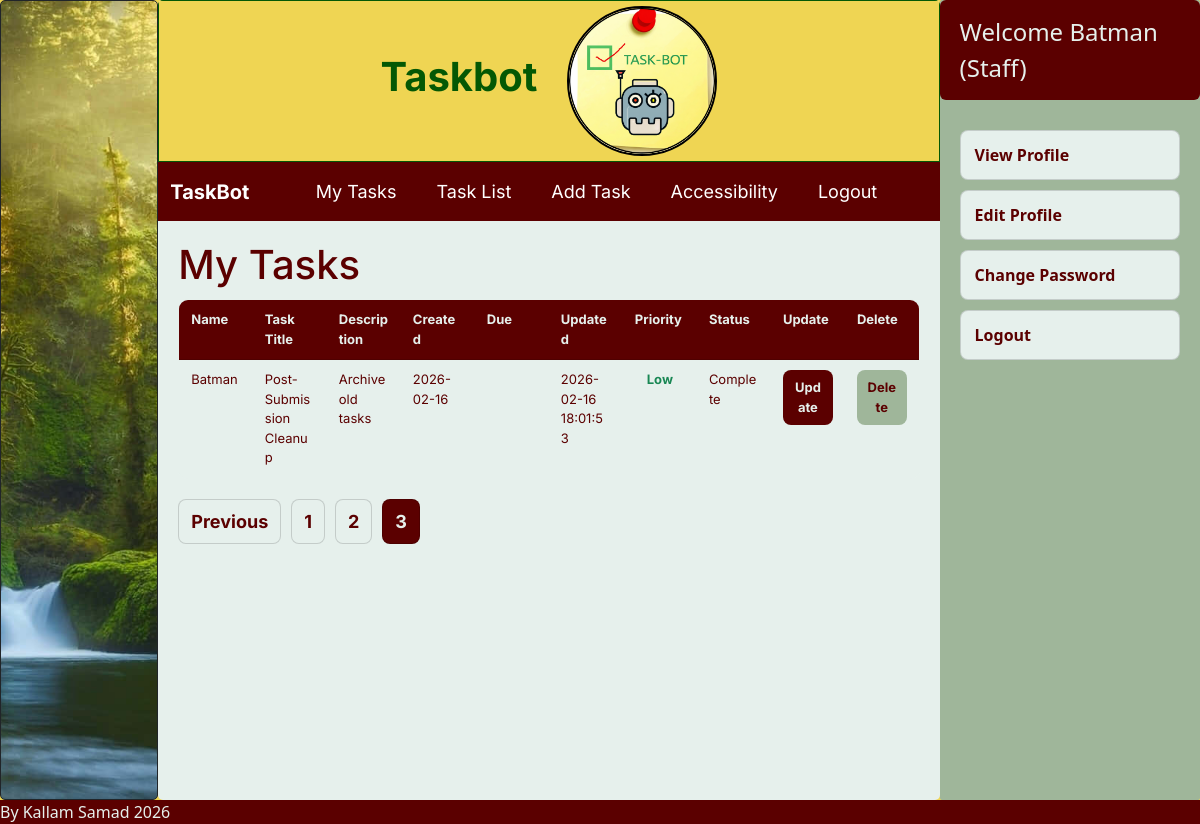
/index.php?page=tasks&p=3 (signed in), run on an earlier commit of the app's database.
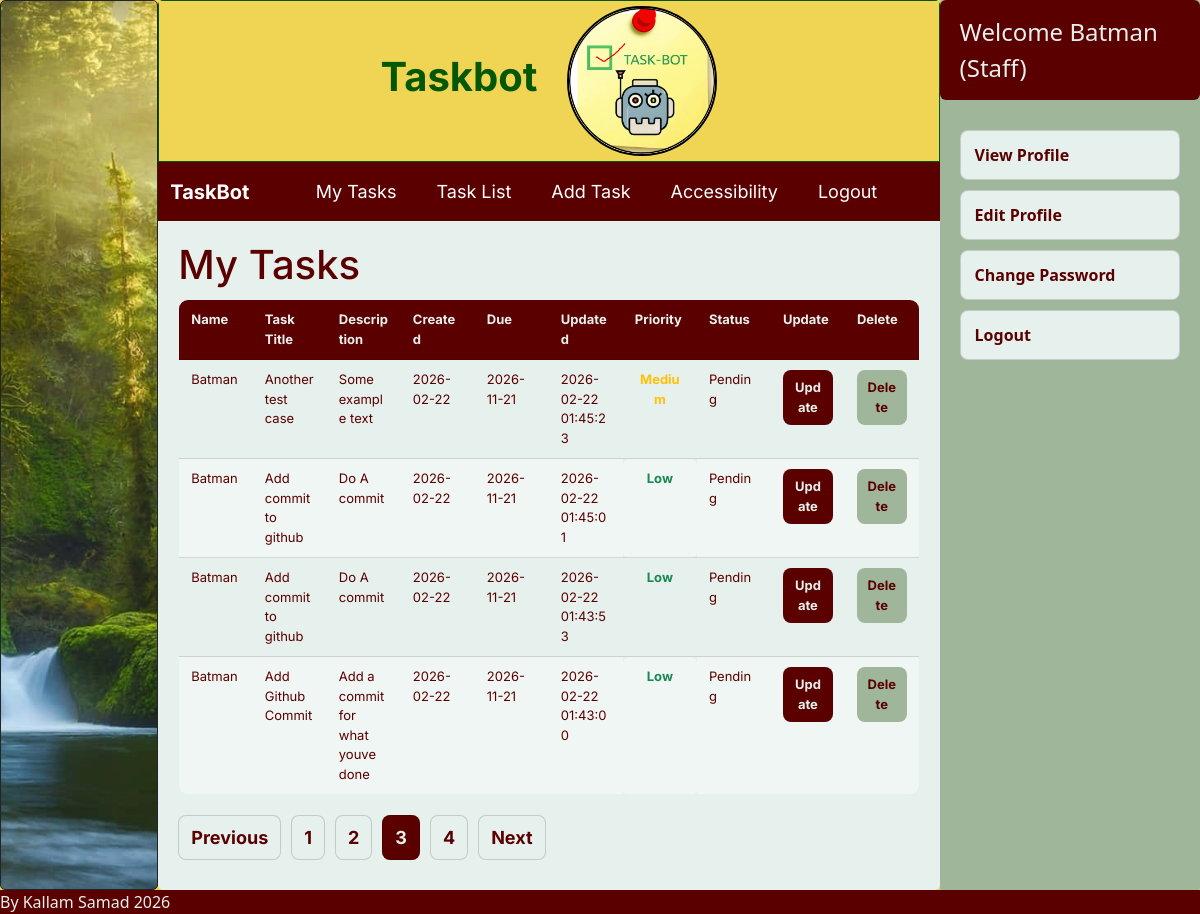
And on a later commit of the database.
### tables this page shows
CREATE TABLE Task ( 

  TaskID        INTEGER PRIMARY KEY AUTOINCREMENT, 

  TaskTitle     TEXT NOT NULL, 

  Description   TEXT, 

  CreateDate    DATE NOT NULL DEFAULT (DATE('now')), 

  DueDate       DATE, 

  UpdatedAt     DATETIME NOT NULL DEFAULT CURRENT_TIMESTAMP, 

  LastUpdatedBy INTEGER, 

  Priority      TEXT NOT NULL DEFAULT 'Unassigned', 

  Status        TEXT NOT NULL DEFAULT 'Pending', 

  IsArchived    INTEGER NOT NULL DEFAULT 0, 

  TaskListID    INTEGER, 

  CHECK (Priority IN ('Unassigned', 'Low', 'Medium', 'High')), 

  CHECK (Status IN ('Pending', 'Complete', 'Cancelled')), 

  FOREIGN KEY (LastUpdatedBy) REFERENCES Users(UserID) 

    ON UPDATE CASCADE 

    ON DELETE SET NULL, 

  FOREIGN KEY (TaskListID) REFERENCES TaskList(TaskListID) 

    ON UPDATE CASCADE 

    ON DELETE SET NULL 

);

CREATE TABLE Users ( 

  UserID      INTEGER PRIMARY KEY AUTOINCREMENT, 

  RoleID      INTEGER NOT NULL, 

  DisplayName TEXT NOT NULL, 

  FirstName   TEXT NOT NULL, 

  MiddleName  TEXT DEFAULT ' ', 

  LastName    TEXT NOT NULL, 

  Email       TEXT NOT NULL UNIQUE, 

  Phone       TEXT UNIQUE, 

  IsActive    INTEGER NOT NULL DEFAULT 1, 

  LastLoginAt DATETIME DEFAULT CURRENT_TIMESTAMP, 

  FOREIGN KEY (RoleID) REFERENCES Role(RoleID) 

    ON UPDATE CASCADE 

    ON DELETE CASCADE 

);

CREATE TABLE Credentials ( 

  UserID              INTEGER PRIMARY KEY, 

  Username            TEXT NOT NULL UNIQUE, 

  HashedPassword      TEXT NOT NULL, 

  PasswordChangedAt   DATETIME NOT NULL DEFAULT CURRENT_TIMESTAMP, 

  ResetToken          TEXT, 

   

  FOREIGN KEY (UserID) REFERENCES Users(UserID) 

    ON UPDATE CASCADE 

    ON DELETE CASCADE 

);

CREATE TABLE Role ( 

  RoleID   INTEGER PRIMARY KEY AUTOINCREMENT, 

  RoleType TEXT NOT NULL DEFAULT 'Staff', 

  CHECK (RoleType IN ('Admin', 'Staff')) 

);

### stafftasks.php (the view, shortened to what this page needs)
<?php
$db = new SQLite3("C:/xampp/htdocs/TaskBot/database.db");
$db->exec("PRAGMA foreign_keys = ON;");
$userId = (int)$_SESSION['userId'];
$records_per_page = 4;
$current_page = isset($_GET['p']) ? (int)$_GET['p'] : 1;
$offset = ($current_page - 1) * $records_per_page;
$countStmt = $db->prepare("SELECT COUNT(*) AS total FROM Task WHERE LastUpdatedBy = :uid");
$countStmt->bindValue(":uid", $userId, SQLITE3_INTEGER);
$countRes = $countStmt->execute();
$countRow = $countRes->fetchArray(SQLITE3_ASSOC);
$total_records = (int)($countRow['total'] ?? 0);
$total_pages = max(1, (int)ceil($total_records / $records_per_page));
$stmt = $db->prepare("
    SELECT
        U.DisplayName,
        T.TaskID,
        T.TaskTitle,
        T.Description,
        T.CreateDate,
        T.DueDate,
        T.UpdatedAt,
        T.Priority,
        T.Status
    FROM Task T
    INNER JOIN Users U ON U.UserID = T.LastUpdatedBy
    WHERE T.LastUpdatedBy = :uid
    ORDER BY T.DueDate IS NULL, T.DueDate ASC, T.TaskID DESC
    LIMIT :limit OFFSET :offset
");
$stmt->bindValue(":uid", $userId, SQLITE3_INTEGER);
$stmt->bindValue(":limit", $records_per_page, SQLITE3_INTEGER);
$stmt->bindValue(":offset", $offset, SQLITE3_INTEGER);
$result = $stmt->execute();
echo "<h1 class='page-title'>My Tasks</h1>";
echo "<div class='table-wrap'>";
echo "<table class='tasks-table'>";
echo "
<thead>
<tr>
  <th>Name</th>
  <th>Task Title</th>
  <th>Description</th>
  <th>Created</th>
  <th>Due</th>
  <th>Updated</th>
  <th>Priority</th>
  <th>Status</th>
  <th>Update</th>
  <th>Delete</th>
</tr>
</thead>
<tbody>
";
while ($row = $result->fetchArray(SQLITE3_ASSOC)) {
    $name = htmlspecialchars($row['DisplayName'] ?? '');
    $taskId = (int)($row['TaskID'] ?? 0);
    $title = htmlspecialchars($row['TaskTitle'] ?? '');
    $desc = htmlspecialchars($row['Description'] ?? '');
    $created = htmlspecialchars($row['CreateDate'] ?? '');
    $due = htmlspecialchars($row['DueDate'] ?? '');
    $updated = htmlspecialchars($row['UpdatedAt'] ?? '');
    $priorityRaw = trim((string)($row['Priority'] ?? ''));
    $priority = htmlspecialchars($priorityRaw);
    $priorityClass = 'priority-' . strtolower(preg_replace('/\s+/', '-', $priorityRaw));
    $statusRaw = trim((string)($row['Status'] ?? ''));
    $status = htmlspecialchars($statusRaw);
    $statusClass = 'status-' . strtolower(preg_replace('/\s+/', '-', $statusRaw));
    echo "<tr>
        <td>{$name}</td>
        <td>{$title}</td>
        <td class='desc'>{$desc}</td>
        <td>{$created}</td>
        <td>{$due}</td>
        <td>{$updated}</td>
        <td class='{$priorityClass}'>{$priority}</td>
        <td class='{$statusClass}'>{$status}</td>
        <td>
          <form method='POST' action='updatetask.php'>
            <input type='hidden' name='TaskID' value='{$taskId}'>
            <button class='btn' type='submit'>Update</button>
          </form>
        </td>
        <td>
          <form method='POST' action='deletetask.php' onsubmit=\"return confirm('Delete this task?');\">
            <input type='hidden' name='TaskID' value='{$taskId}'>
            <button class='btn' type='submit'>Delete</button>
          </form>
        </td>
    </tr>";
}
echo "</tbody></table>";
echo "</div>";
echo "<div class='pagination'>";
if ($current_page > 1) {
    $prev = $current_page - 1;
    echo "<a href='index.php?page=tasks&p={$prev}'>Previous</a>";
}
for ($i = 1; $i <= $total_pages; $i++) {
    if ($i === $current_page) {
        echo "<strong>{$i}</strong>";
    } else {
        echo "<a href='index.php?page=tasks&p={$i}'>{$i}</a>";
    }
}
if ($current_page < $total_pages) {
    $next = $current_page + 1;
    echo "<a href='index.php?page=tasks&p={$next}'>Next</a>";
}
echo "</div>";
?>

### dashboard.php (shortened to what this page needs)
<?php
require_once "db.php";
$username=$_SESSION['username'];
$stmt =$db->prepare("SELECT C.UserID,
       U.RoleID,
       U.DisplayName,
       R.RoleType
FROM Credentials AS C
INNER JOIN Users AS U ON C.UserID = U.UserID
INNER JOIN Role AS R ON U.RoleID = R.RoleID
WHERE C.Username = :username;");
$stmt->bindValue(":username",$username,SQLITE3_TEXT);
$result=$stmt->execute();
$row = $result->fetchArray(SQLITE3_ASSOC);
$id=$row["RoleType"] ?? "Unknown Role";
$displayname=$row["DisplayName"]?? "Unknown Name";
?>
<div class="hamburger">
  <div class="profile-info">
    <span>
      Welcome <?= $displayname ?>
      (<?= htmlspecialchars($id) ?>)
    </span>
  </div>
</div>
<div class="dashboard">
  <ul>
    <li><a href="viewProfile.php">View Profile</a></li>
    <li><a href="updateProfile.php">Edit Profile</a></li>
    <li><a href="updatePassword.php">Change Password</a></li>
    <li><a href="logout.php">Logout</a></li>
  </ul>
</div>

What changed in the data, as far as the page shows it:
no longer on this page (row unchanged): task: LastUpdatedBy.DisplayName "Batman", TaskTitle "Post-Submission Cleanup", Description "Archive old tasks", CreateDate "2026-02-16", UpdatedAt "2026-02-16 18:01:53", Priority "Low", Status "Complete"
added task: LastUpdatedBy.DisplayName "Batman", TaskTitle "Another test case", Description "Some example text", CreateDate "2026-02-22", DueDate "2026-11-21", UpdatedAt "2026-02-22 01:45:23", Priority "Medium", Status "Pending"
added task: LastUpdatedBy.DisplayName "Batman", TaskTitle "Add commit to github", Description "Do A commit", CreateDate "2026-02-22", DueDate "2026-11-21", UpdatedAt "2026-02-22 01:45:01", Priority "Low", Status "Pending"
added task: LastUpdatedBy.DisplayName "Batman", TaskTitle "Add commit to github", Description "Do A commit", CreateDate "2026-02-22", DueDate "2026-11-21", UpdatedAt "2026-02-22 01:43:53", Priority "Low", Status "Pending"
added task: LastUpdatedBy.DisplayName "Batman", TaskTitle "Add Github Commit", Description "Add a commit for what youve done", CreateDate "2026-02-22", DueDate "2026-11-21", UpdatedAt "2026-02-22 01:43:00", Priority "Low", Status "Pending"
Also different on the page:
new list line: "4"
text now shown: "Next"
